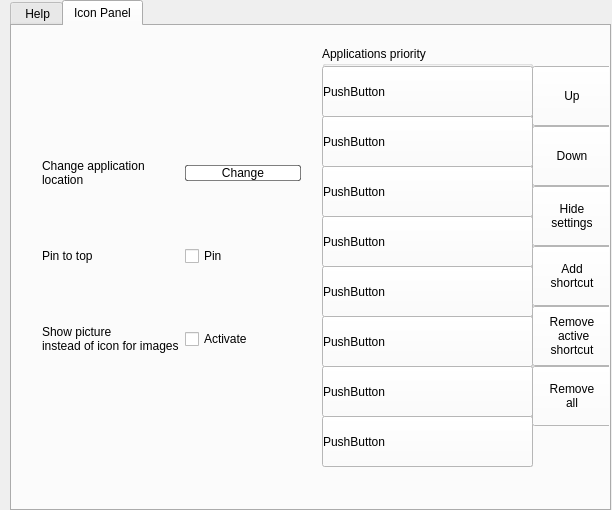
<?xml version="1.0" encoding="UTF-8"?>
<ui version="4.0">
 <class>config</class>
 <widget class="QWidget" name="config">
  <property name="geometry">
   <rect>
    <x>0</x>
    <y>0</y>
    <width>612</width>
    <height>510</height>
   </rect>
  </property>
  <property name="windowTitle">
   <string>Form</string>
  </property>
  <widget class="QWidget" name="verticalLayoutWidget">
   <property name="geometry">
    <rect>
     <x>10</x>
     <y>0</y>
     <width>601</width>
     <height>511</height>
    </rect>
   </property>
   <layout class="QVBoxLayout" name="mainLay">
    <item>
     <widget class="QTabWidget" name="tabWidget">
      <property name="autoFillBackground">
       <bool>true</bool>
      </property>
      <property name="currentIndex">
       <number>1</number>
      </property>
      <widget class="QWidget" name="main_config">
       <attribute name="title">
        <string> Help</string>
       </attribute>
       <widget class="QWidget" name="gridLayoutWidget">
        <property name="geometry">
         <rect>
          <x>0</x>
          <y>0</y>
          <width>421</width>
          <height>351</height>
         </rect>
        </property>
        <layout class="QGridLayout" name="gridLayout">
         <item row="4" column="2">
          <widget class="QKeySequenceEdit" name="config_2"/>
         </item>
         <item row="0" column="0">
          <widget class="QLabel" name="label_2">
           <property name="autoFillBackground">
            <bool>false</bool>
           </property>
           <property name="text">
            <string>Icon panel</string>
           </property>
           <property name="margin">
            <number>10</number>
           </property>
          </widget>
         </item>
         <item row="0" column="3">
          <widget class="QPushButton" name="submit">
           <property name="text">
            <string>Submit</string>
           </property>
          </widget>
         </item>
         <item row="0" column="2">
          <widget class="QKeySequenceEdit" name="icon"/>
         </item>
         <item row="4" column="0">
          <widget class="QLabel" name="label_7">
           <property name="autoFillBackground">
            <bool>false</bool>
           </property>
           <property name="text">
            <string>Configuration</string>
           </property>
           <property name="margin">
            <number>10</number>
           </property>
          </widget>
         </item>
         <item row="4" column="1">
          <widget class="QLabel" name="c_p_l">
           <property name="autoFillBackground">
            <bool>false</bool>
           </property>
           <property name="text">
            <string>TextLabel</string>
           </property>
           <property name="margin">
            <number>10</number>
           </property>
          </widget>
         </item>
         <item row="0" column="1">
          <widget class="QLabel" name="i_p_l">
           <property name="autoFillBackground">
            <bool>false</bool>
           </property>
           <property name="text">
            <string>TextLabel</string>
           </property>
           <property name="margin">
            <number>10</number>
           </property>
          </widget>
         </item>
        </layout>
       </widget>
      </widget>
      <widget class="QWidget" name="icon_panel">
       <attribute name="title">
        <string>Icon Panel</string>
       </attribute>
       <widget class="QPushButton" name="b_up">
        <property name="geometry">
         <rect>
          <x>520</x>
          <y>40</y>
          <width>80</width>
          <height>60</height>
         </rect>
        </property>
        <property name="styleSheet">
         <string notr="true">QPushButton{background-color:white}
QPushButton:hover{background-color:rgba(255,255,255,0.5)}</string>
        </property>
        <property name="text">
         <string>Up</string>
        </property>
       </widget>
       <widget class="QPushButton" name="b_down">
        <property name="geometry">
         <rect>
          <x>520</x>
          <y>100</y>
          <width>80</width>
          <height>60</height>
         </rect>
        </property>
        <property name="styleSheet">
         <string notr="true">QPushButton{background-color:white}
QPushButton:hover{background-color:rgba(255,255,255,0.5)}</string>
        </property>
        <property name="text">
         <string>Down</string>
        </property>
       </widget>
       <widget class="QGroupBox" name="apps">
        <property name="geometry">
         <rect>
          <x>310</x>
          <y>20</y>
          <width>211</width>
          <height>421</height>
         </rect>
        </property>
        <property name="title">
         <string>Applications priority</string>
        </property>
        <widget class="QPushButton" name="app_1">
         <property name="geometry">
          <rect>
           <x>0</x>
           <y>20</y>
           <width>211</width>
           <height>51</height>
          </rect>
         </property>
         <property name="styleSheet">
          <string notr="true">QPushButton{background-color:white;text-align:left}
QPushButton:hover{background-color:rgba(255,255,255,0.5)}</string>
         </property>
         <property name="text">
          <string>PushButton</string>
         </property>
        </widget>
        <widget class="QPushButton" name="app_2">
         <property name="geometry">
          <rect>
           <x>0</x>
           <y>70</y>
           <width>211</width>
           <height>51</height>
          </rect>
         </property>
         <property name="styleSheet">
          <string notr="true">QPushButton{background-color:white;text-align:left}
QPushButton:hover{background-color:rgba(255,255,255,0.5)}</string>
         </property>
         <property name="text">
          <string>PushButton</string>
         </property>
        </widget>
        <widget class="QPushButton" name="app_3">
         <property name="geometry">
          <rect>
           <x>0</x>
           <y>120</y>
           <width>211</width>
           <height>51</height>
          </rect>
         </property>
         <property name="styleSheet">
          <string notr="true">QPushButton{background-color:white;text-align:left}
QPushButton:hover{background-color:rgba(255,255,255,0.5)}</string>
         </property>
         <property name="text">
          <string>PushButton</string>
         </property>
        </widget>
        <widget class="QPushButton" name="app_4">
         <property name="geometry">
          <rect>
           <x>0</x>
           <y>170</y>
           <width>211</width>
           <height>51</height>
          </rect>
         </property>
         <property name="styleSheet">
          <string notr="true">QPushButton{background-color:white;text-align:left}
QPushButton:hover{background-color:rgba(255,255,255,0.5)}</string>
         </property>
         <property name="text">
          <string>PushButton</string>
         </property>
        </widget>
        <widget class="QPushButton" name="app_5">
         <property name="geometry">
          <rect>
           <x>0</x>
           <y>220</y>
           <width>211</width>
           <height>51</height>
          </rect>
         </property>
         <property name="styleSheet">
          <string notr="true">QPushButton{background-color:white;text-align:left}
QPushButton:hover{background-color:rgba(255,255,255,0.5)}</string>
         </property>
         <property name="text">
          <string>PushButton</string>
         </property>
        </widget>
        <widget class="QPushButton" name="app_6">
         <property name="geometry">
          <rect>
           <x>0</x>
           <y>270</y>
           <width>211</width>
           <height>51</height>
          </rect>
         </property>
         <property name="styleSheet">
          <string notr="true">QPushButton{background-color:white;text-align:left}
QPushButton:hover{background-color:rgba(255,255,255,0.5)}</string>
         </property>
         <property name="text">
          <string>PushButton</string>
         </property>
        </widget>
        <widget class="QPushButton" name="app_7">
         <property name="geometry">
          <rect>
           <x>0</x>
           <y>320</y>
           <width>211</width>
           <height>51</height>
          </rect>
         </property>
         <property name="styleSheet">
          <string notr="true">QPushButton{background-color:white;text-align:left}
QPushButton:hover{background-color:rgba(255,255,255,0.5)}</string>
         </property>
         <property name="text">
          <string>PushButton</string>
         </property>
        </widget>
        <widget class="QPushButton" name="app_8">
         <property name="geometry">
          <rect>
           <x>0</x>
           <y>370</y>
           <width>211</width>
           <height>51</height>
          </rect>
         </property>
         <property name="styleSheet">
          <string notr="true">QPushButton{background-color:white;text-align:left}
QPushButton:hover{background-color:rgba(255,255,255,0.5)}</string>
         </property>
         <property name="text">
          <string>PushButton</string>
         </property>
        </widget>
       </widget>
       <widget class="QPushButton" name="info">
        <property name="geometry">
         <rect>
          <x>520</x>
          <y>160</y>
          <width>80</width>
          <height>60</height>
         </rect>
        </property>
        <property name="styleSheet">
         <string notr="true">QPushButton{background-color:white}
QPushButton:hover{background-color:rgba(255,255,255,0.5)}</string>
        </property>
        <property name="text">
         <string>Hide
settings</string>
        </property>
       </widget>
       <widget class="QPushButton" name="add">
        <property name="geometry">
         <rect>
          <x>520</x>
          <y>220</y>
          <width>80</width>
          <height>60</height>
         </rect>
        </property>
        <property name="styleSheet">
         <string notr="true">QPushButton{background-color:white}
QPushButton:hover{background-color:rgba(255,255,255,0.5)}</string>
        </property>
        <property name="text">
         <string>Add 
shortcut</string>
        </property>
       </widget>
       <widget class="QPushButton" name="remove">
        <property name="geometry">
         <rect>
          <x>520</x>
          <y>280</y>
          <width>80</width>
          <height>60</height>
         </rect>
        </property>
        <property name="styleSheet">
         <string notr="true">QPushButton{background-color:white}
QPushButton:hover{background-color:rgba(255,255,255,0.5)}</string>
        </property>
        <property name="text">
         <string>Remove
 active 
shortcut</string>
        </property>
       </widget>
       <widget class="QStackedWidget" name="stackedWidget">
        <property name="geometry">
         <rect>
          <x>30</x>
          <y>60</y>
          <width>261</width>
          <height>321</height>
         </rect>
        </property>
        <property name="currentIndex">
         <number>1</number>
        </property>
        <widget class="QWidget" name="page_3"/>
        <widget class="QWidget" name="page_4">
         <widget class="QWidget" name="gridLayoutWidget_2">
          <property name="geometry">
           <rect>
            <x>0</x>
            <y>20</y>
            <width>259</width>
            <height>301</height>
           </rect>
          </property>
          <layout class="QGridLayout" name="icon_information">
           <item row="0" column="1">
            <widget class="QLabel" name="label_9">
             <property name="text">
              <string>Change application 
location</string>
             </property>
            </widget>
           </item>
           <item row="1" column="2">
            <widget class="QCheckBox" name="always_first">
             <property name="text">
              <string>Pin</string>
             </property>
            </widget>
           </item>
           <item row="1" column="1">
            <widget class="QLabel" name="label_11">
             <property name="text">
              <string>Pin to top</string>
             </property>
            </widget>
           </item>
           <item row="2" column="2">
            <widget class="QCheckBox" name="p_ins_i">
             <property name="text">
              <string>Activate</string>
             </property>
            </widget>
           </item>
           <item row="0" column="2">
            <widget class="QPushButton" name="chnge_icon_2">
             <property name="styleSheet">
              <string notr="true">QPushButton{background-color:white;border-radius:2px;border:1px solid rgba(0,0,0,0.5)}
QPushButton:hover{background-color:rgba(255,255,255,0.5)}</string>
             </property>
             <property name="text">
              <string>Change</string>
             </property>
            </widget>
           </item>
           <item row="2" column="1">
            <widget class="QLabel" name="label_13">
             <property name="text">
              <string>Show picture 
instead of icon for images</string>
             </property>
            </widget>
           </item>
          </layout>
         </widget>
        </widget>
       </widget>
       <widget class="QPushButton" name="pushButton">
        <property name="geometry">
         <rect>
          <x>520</x>
          <y>340</y>
          <width>80</width>
          <height>60</height>
         </rect>
        </property>
        <property name="styleSheet">
         <string notr="true">QPushButton{background-color:white}
QPushButton:hover{background-color:rgba(255,255,255,0.5)}</string>
        </property>
        <property name="text">
         <string>Remove
all</string>
        </property>
       </widget>
      </widget>
     </widget>
    </item>
   </layout>
  </widget>
 </widget>
 <resources/>
 <connections/>
</ui>
